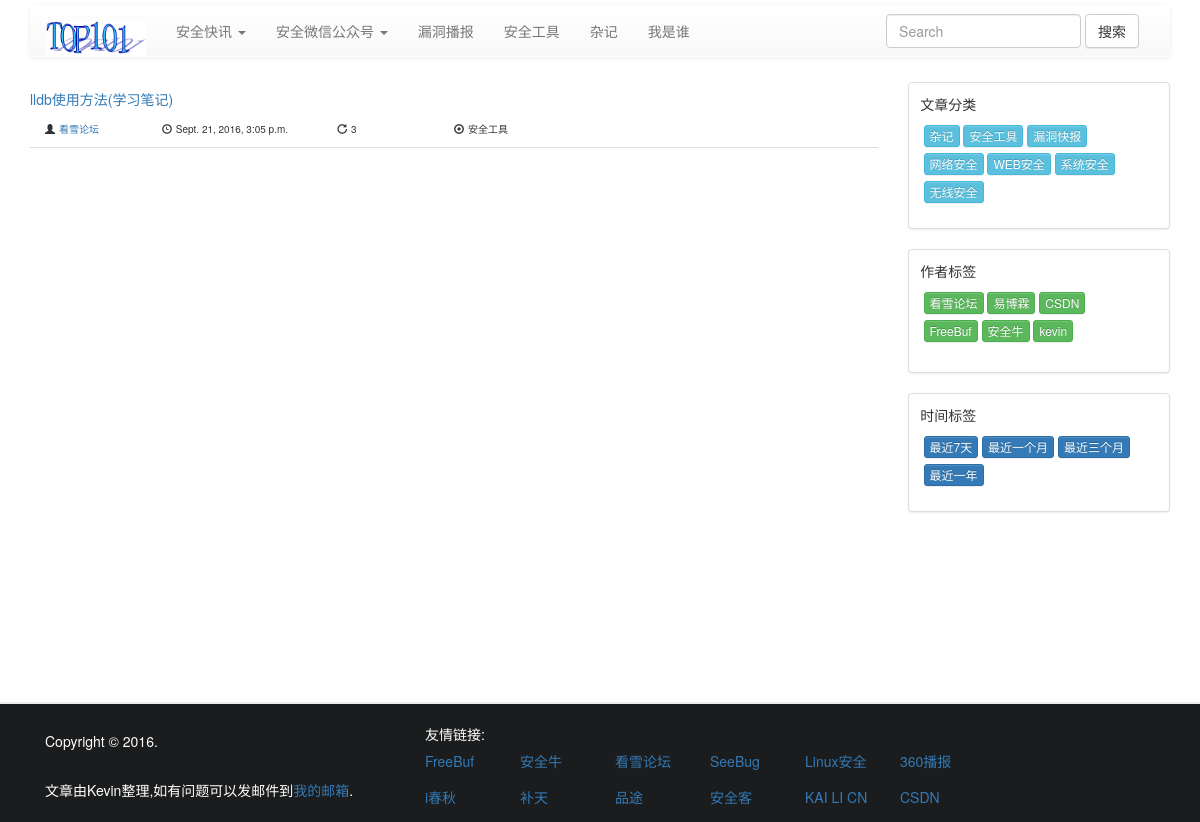
The app's page /blog/category/7/ with its own data.
### beeblog/models.py (models this page shows, shortened)
class CommonModel(models.Model):
    id = models.BigAutoField(primary_key=True)
    created = models.DateTimeField(verbose_name='创建时间',
                                   default=now)
    updated = models.DateTimeField(verbose_name='修改时间',
                                   default=None, blank=True,
                                   null=True)
    is_valid = models.BooleanField(verbose_name='是否有效',
                                   default=True)
    objects = models.Manager()
    query_objects = BaseManager()
    class Meta:
        abstract = True

class Article(CommonModel):
    title = models.CharField(verbose_name='文章标题', max_length=100)
    author = models.ForeignKey(Author, on_delete=models.CASCADE,
                               verbose_name='作者')
    categories = models.ManyToManyField(Category,
                                        verbose_name='文章分类')
    tread = models.BigIntegerField(default=0, verbose_name='踩')
    support = models.BigIntegerField(default=0, verbose_name='赞')
    views = models.BigIntegerField(default=0, verbose_name='浏览数')
    content = RichTextUploadingField(verbose_name='文章内容')
    class Meta:
        verbose_name = '文章'
        verbose_name_plural = '文章'
        ordering = ('-created',)

class Author(CommonModel):
    name = models.CharField(verbose_name='作者名称', max_length=100)
    url = models.CharField(verbose_name='作者链接', max_length=200)
    avatar = models.ImageField(verbose_name='作者头像',
                               blank=True, null=True, upload_to=get_file_path)
    now = now()
    directory_string_var = 'avatars/%s/%s/%s/' % (now.year, now.month,
                                                  now.day)
    def avatar_tag(self):
        img_path = settings.MEDIA_URL + '{}'.format(self.avatar)
        return '<img src= "{}" style="width:150px; height:150px;"/>'.format(
            img_path)
    avatar_tag.short_description = '头像预览'
    avatar_tag.allow_tags = True
    class Meta:
        verbose_name = '作者'
        verbose_name_plural = '作者'
        ordering = ('-created',)

class Category(CommonModel):
    category_text = models.CharField(verbose_name='分类名称',
                                     max_length=20)
    sub_category = models.SmallIntegerField(verbose_name='自分类',
                                            default=1)
    class Meta:
        verbose_name = '文章分类'
        verbose_name_plural = '文章分类'
        ordering = ('-created',)
    def __str__(self):
        return self.category_text

### beeblog/views.py (the view)
# urls.py: url(r'category/(?P<category_id>[0-9]+)/$', views.list_category_article_view, name='category'),
def list_category_article_view(request, category_id):
    articles = Article.query_objects.filter(categories__id=category_id).all()
    paginator = Paginator(articles, PER_PAGE)  # Show 25 contacts per page
    page = request.GET.get('page')
    try:
        articles = paginator.page(page)
    except PageNotAnInteger:
        articles = paginator.page(1)
    except EmptyPage:
        articles = paginator.page(paginator.num_pages)
    return my_render(request, 'beeblog/list.html', {
        'page_objects': articles
    })

### beeblog/models.py (called while the page is built)
    def get_queryset(self):
        return super().get_queryset().filter(is_valid=True)

### beeblog/templatetags/beeblog_extras.py (called while the page is built)
@register.filter(name='mod')
def mod(value, arg):
    try:
        return int(value) % int(arg)
    except:
        return None

### beeblog/views.py (called while the page is built)
def my_render(request, template, kwargs):
    if 'categories' not in kwargs:
        kwargs['categories'] = Category.query_objects.all()
    if 'authors' not in kwargs:
        kwargs['authors'] = Author.query_objects.all()
    return render(request, template, kwargs)

### beeblog/templates/beeblog/list.html
{% extends 'beeblog/index.html' %}
{% block article %}
    {% for article in page_objects %}
        {% include 'beeblog/article_header.html' %}
    {% endfor %}
{% endblock %}
{% block pagenation %}
    {% include 'beeblog/pagenation.html' %}
{% endblock %}

### beeblog/templates/beeblog/index.html (shortened to what this page needs)
<!DOCTYPE html>
<html lang="en">
<head>
    <link rel="stylesheet" href="http://cdn.bootcss.com/bootstrap/3.3.7/css/bootstrap-theme.min.css">
    <link rel="stylesheet" href="http://cdn.bootcss.com/bootstrap/3.3.7/css/bootstrap.min.css">
    <link rel="stylesheet" href="/media/css/main.css">
</head>
<body>
{% load beeblog_extras %}
<div id="wrapper">
    <div id="header">
        {% block navbar %}
            <div class="container">
                <nav class="navbar navbar-default" role="navigation">
                    <div class="container-fluid">
                        <div class="navbar-header">
                            <a class="navbar-brand" href="/"><img style="width: 100px; height: 35px;" src="/media/img/my-site-logo.png"></a>
                        </div>
                        <div class="collapse navbar-collapse" id="bs-example-navbar-collapse-1">
                            <ul class="nav navbar-nav">
                                <li class="dropdown">
                                    <a href="#" class="dropdown-toggle" data-toggle="dropdown">安全快讯
                                        <span class="caret"></span></a>
                                </li>
                                <li class="dropdown">
                                    <a href="#" class="dropdown-toggle" data-toggle="dropdown">安全微信公众号
                                        <span class="caret"></span></a>
                                </li>
                                <li><a href="/blog/category/6/">漏洞播报</a></li>
                                <li><a href="/blog/category/7/">安全工具</a></li>
                                <li><a href="/blog/category/8/">杂记</a></li>
                                <li><a href="#">我是谁</a></li>
                            </ul>
                            <form class="navbar-form navbar-right" action="/blog/search" method="get" role="search">
                                <div class="form-group">
                                    <input type="text" name="search_query" class="form-control" placeholder="Search">
                                </div>
                                <button type="submit" class="btn btn-default">搜索</button>
                            </form>
                        </div>
                    </div>
                </nav>
            </div>
        {% endblock %}
    </div>
    <div id="content" class="container">
        {% block content %}
            <div class="row">
                <div class="col-md-9">
                    {% block article %}{% endblock %}
                </div>
                <div class="col-md-3">
                    <div class="thumbnail">
                        <h5>&nbsp; 文章分类</h5>
                        <nav class="navbar" role="navigation">
                            <div class="search_tag">
                                {% for c in categories %}
                                    <a class="btn btn-info btn-xs" href="/blog/category/{{ c.id }}/">
                                        {{ c.category_text }}
                                    </a>
                                {% endfor %}
                            </div>
                        </nav>
                    </div>
                    <div class="thumbnail">
                        <h5>&nbsp; 作者标签</h5>
                        <nav class="navbar" role="navigation">
                            <div class="search_tag">
                                {% for a in authors %}
                                    <a class="btn btn-success btn-xs" href="/blog/author/{{ a.id }}/">
                                        {{ a.name }}
                                    </a>
                                {% endfor %}
                            </div>
                        </nav>
                    </div>
                    <div class="thumbnail">
                        <h5>&nbsp; 时间标签</h5>
                        <nav class="navbar" role="navigation">
                            <div class="search_tag">
                                <a role="button" class="btn btn-primary btn-xs" href="/blog/recent/7/">
                                    最近7天
                                </a>
                                <a role="button" class="btn btn-primary btn-xs" href="/blog/recent/30/">
                                    最近一个月
                                </a>
                                <a role="button" class="btn btn-primary btn-xs" href="/blog/recent/90/">
                                    最近三个月
                                </a>
                                <a role="button" class="btn btn-primary btn-xs" href="/blog/recent/360/">
                                    最近一年
                                </a>
                            </div>
                        </nav>
                    </div>
                </div>
            </div>
        {% endblock %}
        {% block pagenation %}
        {% endblock %}
    </div>
    {% block footer %}
        <div style="min-height: 200px;"></div>
        <div id="footer">
            <div class="container" style="padding-top: 20px;">
                <div class="col-md-4">
                    <h5>Copyright © 2016. </h5> <br/>
                    <span>文章由Kevin整理,如有问题可以发邮件到<a href="mailto:tutengfei.kevin@gmail.com" target="_top">我的邮箱</a>.</span>
                </div>
                <div class="col-md-6">
                     友情链接:
                    <div class="row">
                        <div class="col-md-2"><h5><a href="http://www.freebuf.com/">FreeBuf</a></h5></div>
                        <div class="col-md-2"><h5><a href="http://www.aqniu.com/">安全牛</a></h5></div>
                        <div class="col-md-2"><h5><a href="http://bbs.pediy.com/">看雪论坛</a></h5></div>
                        <div class="col-md-2"><h5><a href="https://www.seebug.org/">SeeBug</a></h5></div>
                        <div class="col-md-2"><h5><a href="http://www.linux520.com/">Linux安全</a></h5></div>
                        <div class="col-md-2"><h5><a href="http://bobao.360.cn/">360播报</a></h5></div>
                    </div>
                    <div class="row">
                        <div class="col-md-2"><h5><a href="http://www.ichunqiu.com/">i春秋</a></h5></div>
                        <div class="col-md-2"><h5><a href="http://butian.360.cn/">补天</a></h5></div>
                        <div class="col-md-2"><h5><a href="http://www.pintu360.com/">品途</a></h5></div>
                        <div class="col-md-2"><h5><a href="http://bobao.360.cn/">安全客</a></h5></div>
                        <div class="col-md-2"><h5><a href="http://www.kali.org.cn/">KAI LI CN</a></h5></div>
                        <div class="col-md-2"><h5><a href="http://www.csdn.net/">CSDN</a></h5></div>
                    </div>
                </div>
            </div>
        </div>
    {% endblock %}
</div>
</body>
</html>

### beeblog/templates/beeblog/article_header.html
<div class="row">
    <div class="col-md-12">
        <h5><a href="/blog/{{ article.id }}">{{ article.title }}</a></h5>
    </div>
</div>
<div class="row" id="article-header">
    <div class="col-md-10">
        <div class="col-md-2">
            <span class="glyphicon glyphicon-user"></span>
            <span><a href="{{ article.author.url }}">{{ article.author.name }}</a></span>
        </div>
        <div class="col-md-3">
            <span class="glyphicon glyphicon-time"></span>
            <span>{{ article.created }}</span>
        </div>
        <div class="col-md-2">
            <span class="glyphicon glyphicon-repeat"></span>
            <span>{{ article.views }}</span>
        </div>
        <div class="col-md-5">
            <span class="glyphicon glyphicon-record"></span>
            <span>{{ article.categories.all|join:',' }}</span>
        </div>
    </div>
</div>
<hr>

### media/css/main.css (style rules this page uses)
html, body { height: 100%; margin: 0; padding: 0; }
#article-header span { font-size: x-small; }
#wrapper { min-height: 100%; position: relative; }
#header { padding: 5px; }
.navbar-default { background-color: transparent; border-color: transparent; }
#content { padding-bottom: 50px; }
#content hr { margin-top: 10px; margin-bottom: 10px; border-top: 1px solid #ddd; }
#footer { background: #1B1C1D; width: 100%; height: 120px; position: absolute; bottom: 0; left: 0; border-top: 2px #ebebeb solid; margin-top: 20px; color: white; }
.search_tag { margin-left: 10px; }

### records on screen
Article: title "lldb使用方法(学习笔记)", author.name "看雪论坛", created "Sept. 21, 2016, 3:05 p.m.", views "3", categories.all "安全工具"
Category: category_text "杂记"
Category: category_text "安全工具"
Category: category_text "漏洞快报"
Category: category_text "网络安全"
Category: category_text "WEB安全"
Category: category_text "系统安全"
Category: category_text "无线安全"
Author: name "看雪论坛"
Author: name "易博霖"
Author: name "CSDN"
Author: name "FreeBuf"
Author: name "安全牛"
Author: name "kevin"
